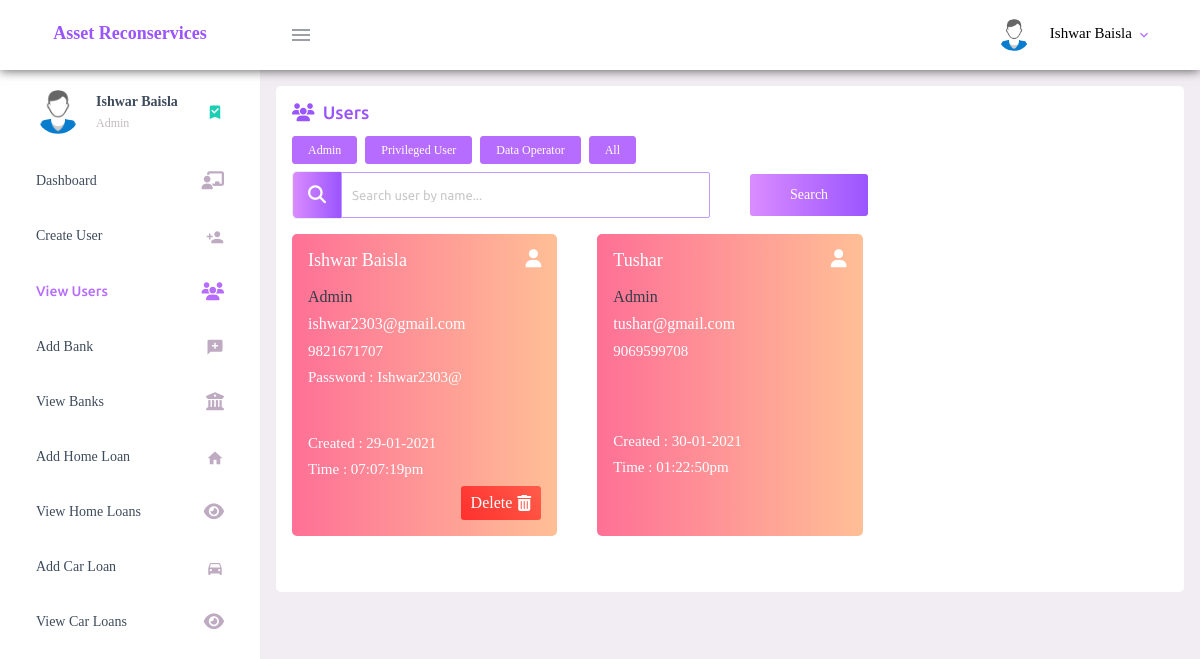
The page /view-users.php?show=2 (signed in) on the database as committed earlier.
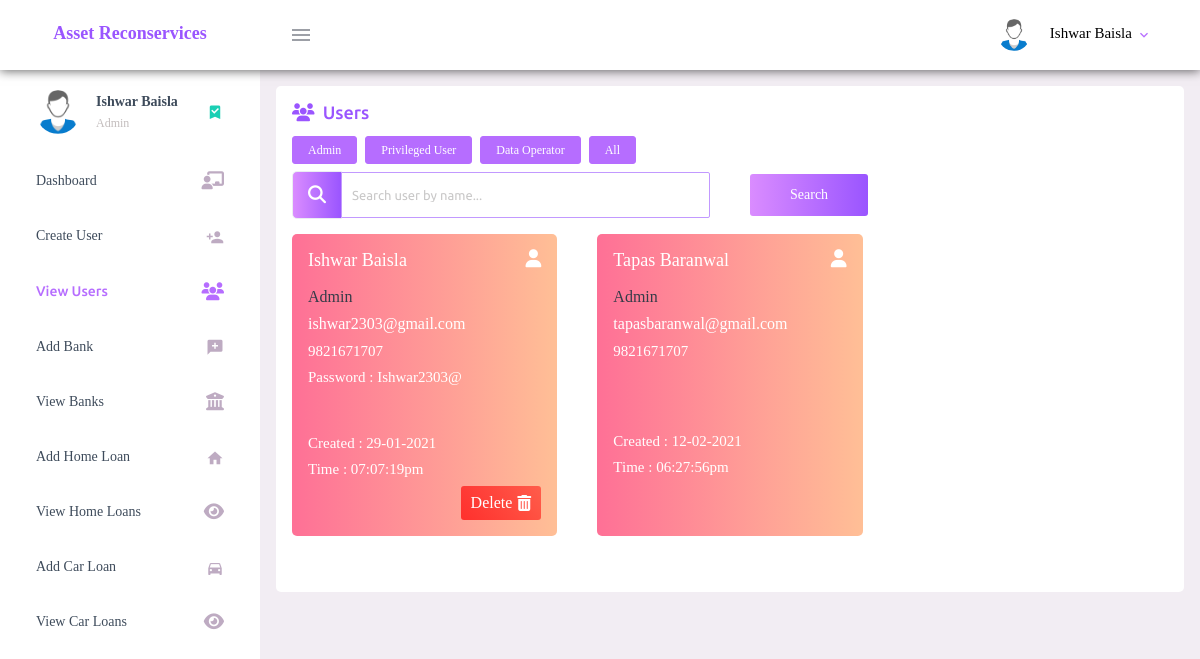
The same page on the database as committed later.
### tables this page shows
CREATE TABLE `user_registration` (
  `user_id` int(11) NOT NULL,
  `user_full_name` varchar(200) NOT NULL,
  `user_email` varchar(200) NOT NULL,
  `user_mobile` varchar(200) NOT NULL,
  `user_password` varchar(200) NOT NULL,
  `user_password_changed` tinyint(4) NOT NULL,
  `user_role` tinyint(4) NOT NULL,
  `user_permitted` tinyint(4) NOT NULL,
  `user_updated_timestamp` varchar(100) NOT NULL
);

### middleware.php (called while the page is built, shortened)
<?php
    function cleanInput($str){
        $str = trim($str);
        $str = strip_tags($str);
        $str = addslashes($str);
        return $str;
    }
?>

### view-users.php (the view, shortened to what the changed rows need)
<?php
    require_once('connection.php');
    require_once('middleware.php');
    $db_error = '';
    $users_array = array();
    $temp_array = array();
    $sql = "SELECT * FROM user_registration WHERE user_permitted = '1' ORDER BY user_role DESC";
    if(isset($_GET['show'])){
      $user_role = cleanInput($_GET['show']);
      if($user_role == '0'){
        $sql = "SELECT * FROM user_registration WHERE user_role = '0' AND user_permitted = '1' ORDER BY user_role DESC";
      }
      else if($user_role == '1'){
        $sql = "SELECT * FROM user_registration WHERE user_role = '1' AND user_permitted = '1' ORDER BY user_role DESC";
      }
      else if($user_role == '2'){
        $sql = "SELECT * FROM user_registration WHERE user_role = '2' AND user_permitted = '1' ORDER BY user_role DESC";
      }
    }
    $result = $conn->query($sql);
    while($row = $result->fetch_assoc()){
      array_push($temp_array, $row);
      $control = 1;
      if($control){
        array_push($users_array, $row);
      }
    }
?>
<!DOCTYPE html>
<html lang="en">
  <head>
    <?php require 'includes/layout.php'; ?>
  </head>
  <body>
    <div class="container-scroller">
      <div class="container-fluid page-body-wrapper">
        <div class="main-panel">
          <div class="content-wrapper">
            <div class="row">
              <div class="col-12 grid-margin stretch-card mb-0">
                <div class="card">
                  <div class="card-body">
                      <?php
                        if($db_error == ''){
                          if(sizeof($users_array) > 0){
                            ?>
                            <div class="row bank-card-container">
                            <?php
                            foreach($users_array as $user){
                                $encoded_user_id = base64_encode($user['user_id']);
                                $created_date = new DateTime($user['user_updated_timestamp']);
                                $full_name = $user['user_full_name'];
                                $role = $user['user_role'];
                                if($role == '2'){
                                  $role_value = 'Admin';
                                  $css_card = 'card bg-gradient-danger card-img-holder text-white';
                                }
                                $email = base64_decode($user['user_email']);
                                $contact = base64_decode($user['user_mobile']);
                                $password = base64_decode($user['user_password'])
                                ?>
                                <div class="col-md-4 stretch-card grid-margin">
                                  <div class="<?php echo $css_card; ?>">
                                    <div class="card-body">
                                      <h4 class="font-weight-normal mb-3 capt">
                                        <?php echo $full_name; ?>
                                        <i class="fas fa-user mdi-24px float-right"></i>
                                      </h4>
                                      <h5 class="mb-2 user-role">
                                        <?php echo $role_value; ?>
                                      </h5>
                                      <h5 class="mb-2">
                                        <?php echo $email; ?>
                                      </h5>
                                      <h6 class="mb-2">
                                        <?php echo $contact; ?>
                                      </h6>
                                      <?php if($_SESSION['user_id'] == $user['user_id']){ ?>
                                      <h6 class="mb-5">
                                        <?php echo 'Password : '.$password; ?>
                                      </h6>
                                      <?php }
                                      else{
                                        ?>
                                        <div class="mb-5"></div>
                                        <div class="mb-3"></div>
                                        <?php
                                      }
                                      ?>
                                      <h6 class="mb-2">
                                        <?php echo 'Created : '.$created_date->format('d-m-Y'); ?>
                                      </h6>
                                      <h6 class="mb-2">
                                        <?php echo 'Time : '.$created_date->format('h:i:sa'); ?>
                                      </h6>
                                      <div class="bank-operation form-inline justify-content-end">
                                        <?php if($_SESSION['user_id'] == $user['user_id'] || $role != '2'){ ?>
                                        <label class="delete-btn" onclick="confirmResourceDeletion('<?php echo $encoded_user_id; ?>','user')">Delete
                                          <i class="fas fa-trash-alt"></i>
                                        </label>
                                        <?php } ?>
                                      </div>
                                    </div>
                                  </div>
                                </div>
                                <?php
                            }
                            ?>
                            </div>
                            <?php
                          }
                        }
                      ?>
                  </div>
                </div>
              </div>
          </div>
        </div>
      </div>
    </div>
  </body>
</html>

Rows that differ between the two databases and show on the page:
no longer on this page (row edited): user_registration: user_full_name "Tushar", user_role "Admin", user_email "tushar@gmail.com", user_mobile "9069599708", user_updated_timestamp "30-01-2021", user_updated_timestamp "01:22:50pm"
added user_registration: user_full_name "Tapas Baranwal", user_role "Admin", user_email "tapasbaranwal@gmail.com", user_mobile "9821671707", user_updated_timestamp "12-02-2021", user_updated_timestamp "06:27:56pm"
